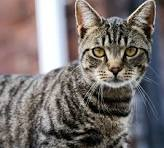
#> input picture PythonExamples/data/inputs/cat6.jpg, 164 x 148 px
$ python test_image.py
#> lines starting #> are read from the running program, lines starting #| are printed output that depends on the picture
import numpy as np
from PIL import Image
import cv2
import matplotlib.pyplot as plt

def load_and_compare_images(image_path):
    """
    Load an image using both Pillow and OpenCV, convert to numpy arrays,
    and display them side by side for comparison
    """
#> called with image_path = 'data/inputs/cat6.jpg'
    # Load with Pillow
    pil_img = Image.open(image_path)
#> pil_img is the input picture: PIL image 164x148 RGB; mean R, G, B 119.8, 112.2, 110.1
    pil_array = np.array(pil_img)

    pil_array = pil_array / 255.0

    # Resize the pillow array to have 32x32x3 dimensions
    pil_array = np.array(pil_img.resize((32, 32)))
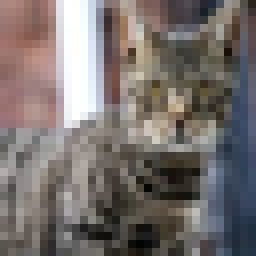
#> pil_array: shape (32, 32, 3) (shown 8 times larger); mean R, G, B 119.8, 112.2, 110.1

    # Load with OpenCV
    cv_img = cv2.imread(image_path)
    cv_array = cv2.cvtColor(cv_img, cv2.COLOR_BGR2RGB)

    cv_array = np.array(cv_array)
#> (the run stopped early here; a loop or call above may not have finished)

$ run again, with PythonExamples/data/inputs/cat2.jpg copied over PythonExamples/data/inputs/cat6.jpg
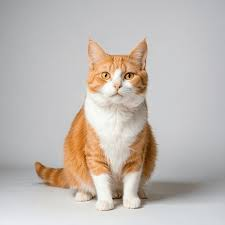
#> input picture PythonExamples/data/inputs/cat2.jpg, 225 x 225 px
#> in load_and_compare_images, pil_img is the input picture: PIL image 225x225 RGB; mean R, G, B 193.2, 185.5, 179.6
#> in load_and_compare_images, `pil_array = np.array(pil_img.resize((32, 32)))`:
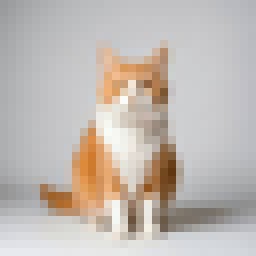
#> pil_array: shape (32, 32, 3) (shown 8 times larger); mean R, G, B 193.2, 185.5, 179.6

$ run again, with PythonExamples/data/inputs/bird.jpg copied over PythonExamples/data/inputs/cat6.jpg
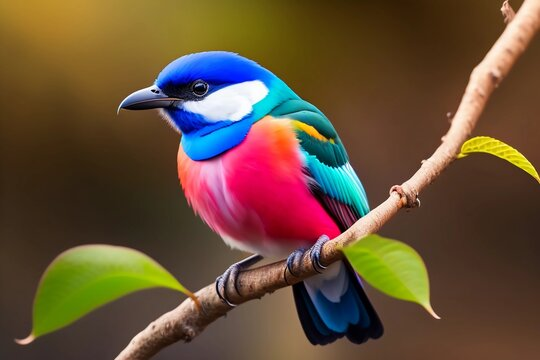
#> input picture PythonExamples/data/inputs/bird.jpg, 540 x 360 px
#> in load_and_compare_images, pil_img is the input picture: PIL image 540x360 RGB; mean R, G, B 102.9, 79.7, 56.7
#> in load_and_compare_images, `pil_array = np.array(pil_img.resize((32, 32)))`:
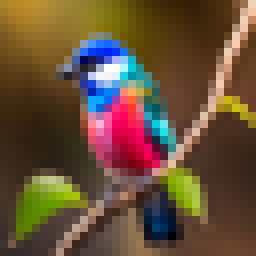
#> pil_array: shape (32, 32, 3) (shown 8 times larger); mean R, G, B 102.9, 79.8, 56.8
